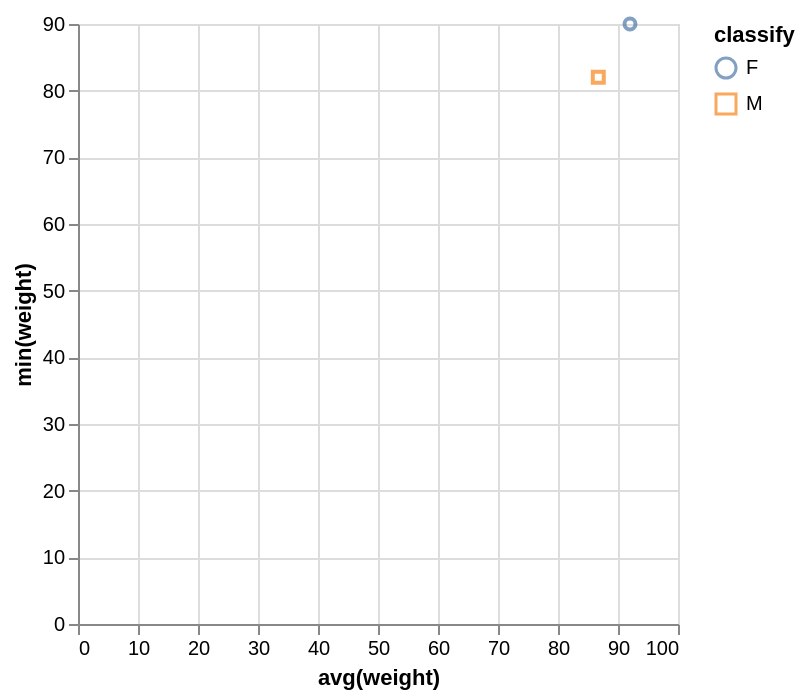

This figure's Vega-Lite source:
### Vega-Lite specification from a JSON file in a GitHub repository (floating-point values rounded to 4 significant figures)
{"data": {"values": [{"x_data": 92, "y_data": 90, "classify": "F"}, {"x_data": 86.71, "y_data": 82, "classify": "M"}]}, "mark": "point", "encoding": {"x": {"field": "x_data", "type": "quantitative", "title": "avg(weight)", "scale": {"zero": "false"}}, "y": {"field": "y_data", "type": "quantitative", "title": "min(weight)", "scale": {"zero": "false"}}, "color": {"field": "classify", "type": "nominal"}, "shape": {"field": "classify", "type": "nominal"}}}
